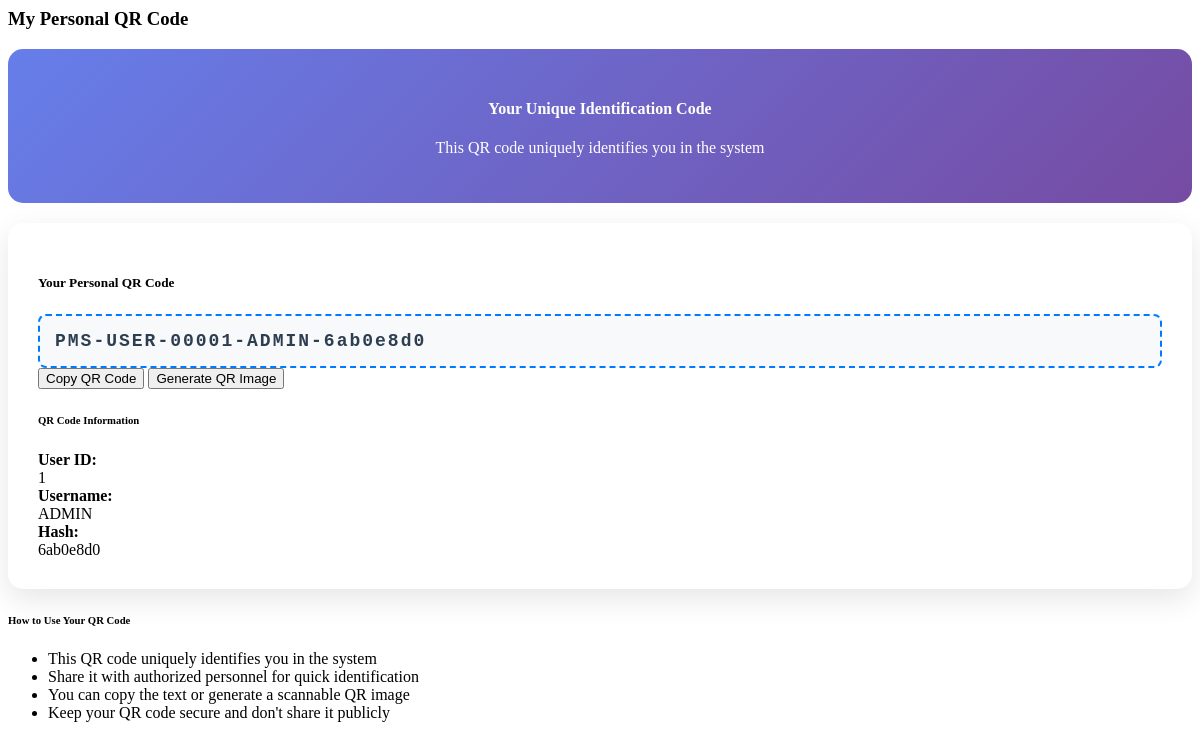
Page /admin/QRCode/modal_content.php (signed in) on the committed database.
### tables this page shows
CREATE TABLE `users` (
  `id` int(50) NOT NULL,
  `firstname` varchar(250) NOT NULL,
  `middlename` text DEFAULT NULL,
  `lastname` varchar(250) NOT NULL,
  `username` text NOT NULL,
  `password` text NOT NULL,
  `security_question` varchar(255) DEFAULT NULL,
  `security_answer` varchar(255) DEFAULT NULL,
  `avatar` text DEFAULT NULL,
  `qr_code` text DEFAULT NULL,
  `last_login` datetime DEFAULT NULL,
  `type` tinyint(1) NOT NULL DEFAULT 0,
  `status` tinyint(1) NOT NULL DEFAULT 1,
  `date_added` datetime NOT NULL DEFAULT current_timestamp(),
  `date_updated` datetime DEFAULT current_timestamp() ON UPDATE current_timestamp(),
  `zone` int(1) NOT NULL,
  `birthdate` date DEFAULT NULL,
  `age` int(3) NOT NULL,
  `sex` enum('Male','Female') NOT NULL
);

### classes/QRCodeGenerator.php (called while the page is built, shortened)
<?php
class QRCodeGenerator {
    public static function validateQRCode($qrCode) {
        if (preg_match('/^PMS-USER-(\d{5})-([A-Z0-9_ ]{1,15})-([a-f0-9]{8})$/', $qrCode, $matches)) {
            return [
                'user_id' => intval($matches[1]),
                'username_prefix' => $matches[2],
                'hash_prefix' => $matches[3]
            ];
        }
        return false;
    }
}
?>

### admin/QRCode/modal_content.php (the view, shortened to what this page needs)
<?php
$db = new DBConnection;
$conn = $db->conn;
$user_id = $_SESSION['userdata']['id'];
$user = $conn->query("SELECT * FROM users WHERE id = '{$user_id}'");
$user_data = $user->fetch_assoc();
require_once('../../classes/QRCodeGenerator.php');
?>
<div class="card card-outline card-primary">
	<div class="card-header">
		<h3 class="card-title"><i class="fas fa-qrcode"></i> My Personal QR Code</h3>
	</div>
	<div class="card-body">
		<?php if($user_data): ?>
			<div class="row">
				<div class="col-md-8 mx-auto">
					<div class="qr-container">
						<h4><i class="fas fa-id-card-alt"></i> Your Unique Identification Code</h4>
						<p class="mb-0">This QR code uniquely identifies you in the system</p>
					</div>
					<div class="qr-display">
						<?php if(!empty($user_data['qr_code'])): ?>
							<div class="text-center mb-4">
								<h5 class="text-primary">Your Personal QR Code</h5>
							</div>
							<div class="qr-code-text" id="qrCodeText">
								<?php echo htmlspecialchars($user_data['qr_code']) ?>
							</div>
							<div class="text-center mt-4">
								<button class="btn btn-primary copy-button" onclick="copyQRCode()">
									<i class="fas fa-copy"></i> Copy QR Code
								</button>
								<button class="btn btn-info ml-2" onclick="generateQRImage()">
									<i class="fas fa-download"></i> Generate QR Image
								</button>
							</div>
							<div class="mt-4 p-3 bg-light rounded">
								<h6><i class="fas fa-info-circle text-info"></i> QR Code Information</h6>
								<?php
								$validation = QRCodeGenerator::validateQRCode($user_data['qr_code']);
								if($validation):
								?>
									<div class="row">
										<div class="col-sm-4">
											<strong>User ID:</strong><br>
											<span class="text-primary"><?php echo $validation['user_id'] ?></span>
										</div>
										<div class="col-sm-4">
											<strong>Username:</strong><br>
											<span class="text-primary"><?php echo $validation['username_prefix'] ?></span>
										</div>
										<div class="col-sm-4">
											<strong>Hash:</strong><br>
											<span class="text-primary"><?php echo $validation['hash_prefix'] ?></span>
										</div>
									</div>
								<?php endif; ?>
							</div>
						<?php endif; ?>
					</div>
					<div class="mt-4 p-3 border rounded">
						<h6><i class="fas fa-question-circle text-info"></i> How to Use Your QR Code</h6>
						<ul class="mb-0 small">
							<li>This QR code uniquely identifies you in the system</li>
							<li>Share it with authorized personnel for quick identification</li>
							<li>You can copy the text or generate a scannable QR image</li>
							<li>Keep your QR code secure and don't share it publicly</li>
						</ul>
					</div>
				</div>
			</div>
		<?php else: ?>
			<div class="alert alert-danger">
				<i class="fas fa-exclamation-triangle"></i> Unable to load user data. Please contact your administrator.
			</div>
		<?php endif; ?>
	</div>
</div>

### admin/QRCode/modal_content.php (style rules this page uses)
.qr-container { background: linear-gradient(135deg, #667eea 0%, #764ba2 100%); border-radius: 15px; padding: 30px; color: white; text-align: center; margin-bottom: 20px; }
.qr-display { background: white; padding: 30px; border-radius: 15px; margin: 20px 0; box-shadow: 0 10px 30px rgba(0,0,0,0.1); }
.qr-code-text { font-family: 'Courier New', monospace; font-size: 18px; font-weight: bold; color: #2c3e50; letter-spacing: 2px; word-break: break-all; background: #f8f9fa; padding: 15px; border-radius: 8px; border: 2px dashed #007bff; }
.copy-button { transition: all 0.3s ease; }

### rows in the picture
users: qr_code "PMS-USER-00001-ADMIN-6ab0e8d0", qr_code "1", qr_code "ADMIN", qr_code "6ab0e8d0"
